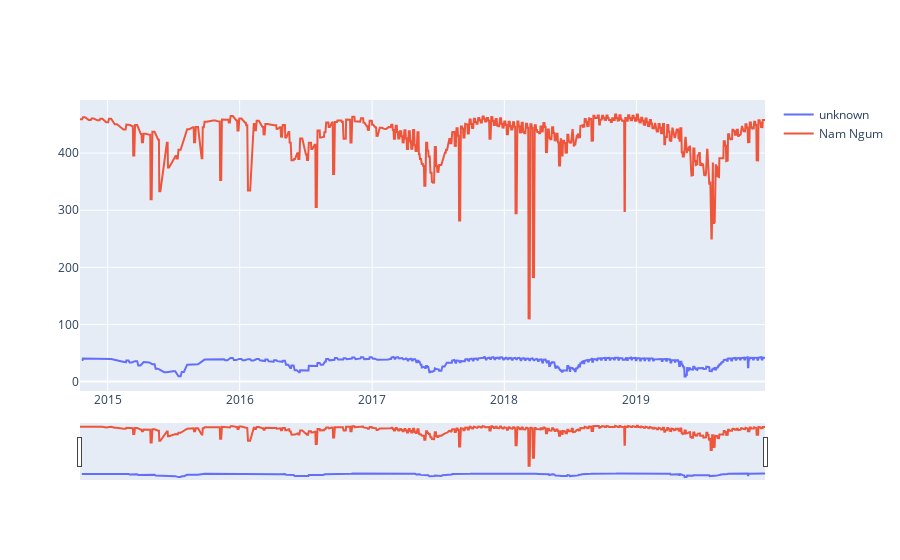

Notebook cell for this chart:
### Code cell
fig = go.Figure()
for key, data in wbdDatas.items():
    if True or key == 'Xe Kaman 1':
        df = data['df']
        fig.add_trace(go.Scatter(x = df.Date, y = df['WaterArea'], name = key))

fig.update_layout(xaxis_rangeslider_visible=True, height = 800)
fig.show()

### Figure 1 — Plotly figure (JSON) as saved in the notebook; plotly's stock layout.template omitted (floating-point values rounded to 4 significant figures; data arrays with more than 128 entries replaced by an {"elided": "..."} marker saying what was removed)
{"data": [{"name": "unknown", "type": "scatter", "x": {"elided": "1400 str values"}, "y": {"elided": "1400 float values"}}, {"name": "Nam Ngum", "type": "scatter", "x": {"elided": "1492 str values"}, "y": {"elided": "1492 float values"}}], "layout": {"autosize": true, "xaxis": {"autorange": true, "range": ["2014-10-17", "2019-12-22"], "rangeslider": {"autorange": true, "range": ["2014-10-17", "2019-12-22"], "visible": true, "yaxis": {"_template": null, "rangemode": "match"}}, "type": "date"}, "yaxis": {"autorange": true, "range": [-16.43, 492.9], "type": "linear"}}}
